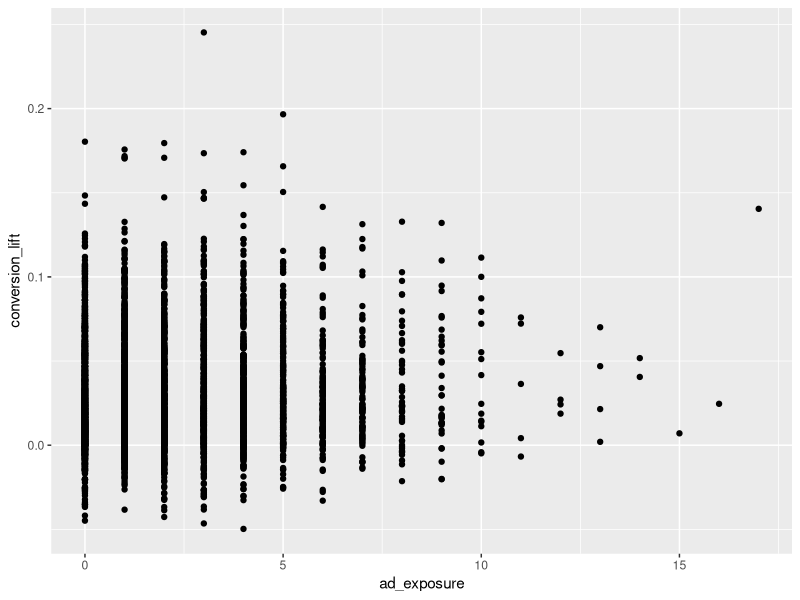
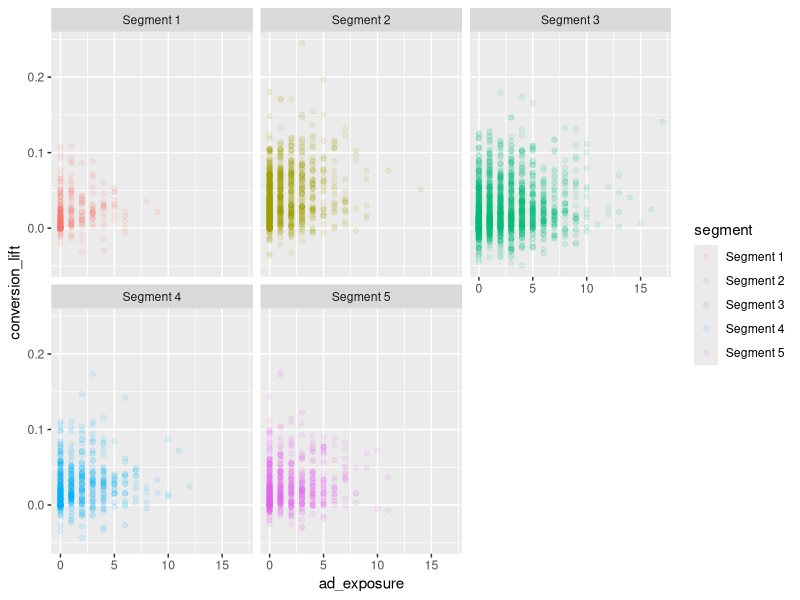
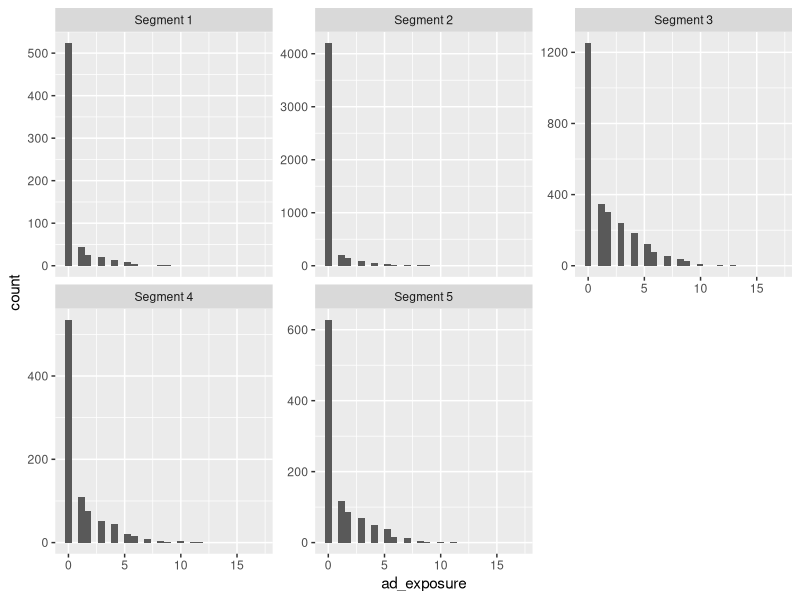
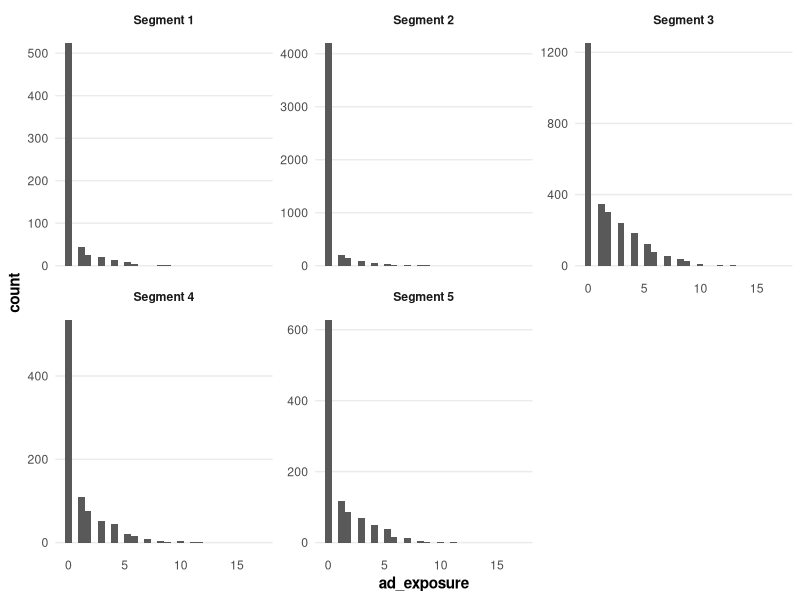
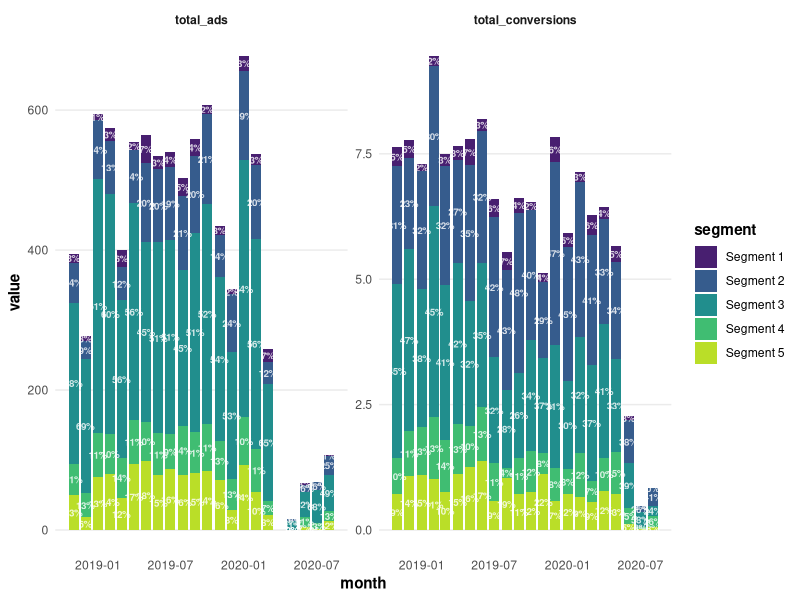
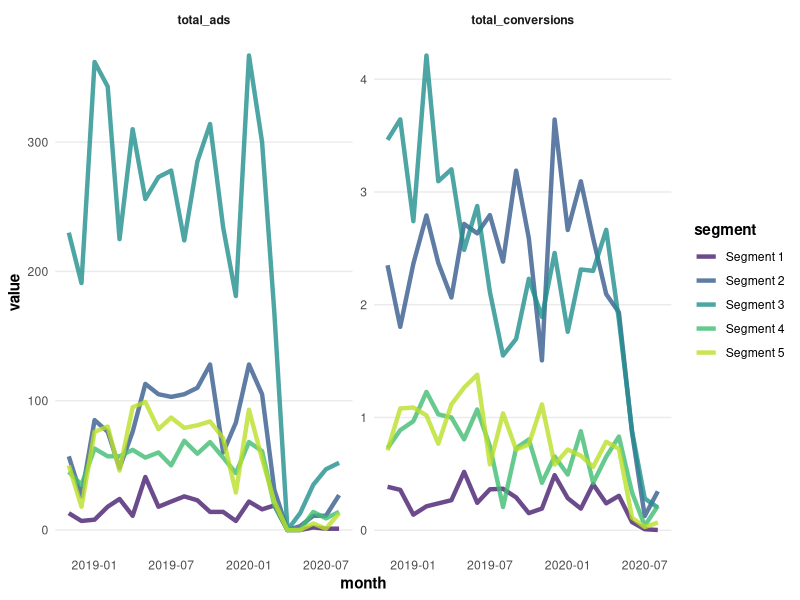
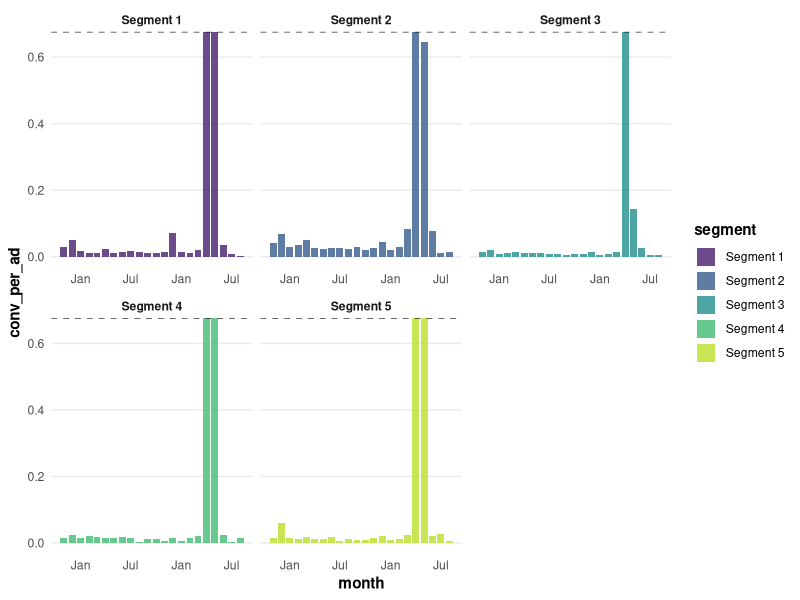
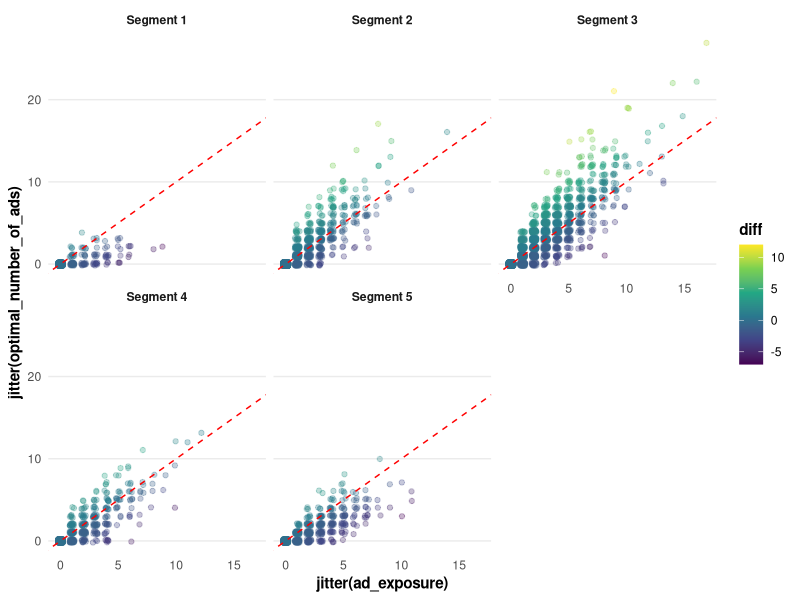

R code for these plots, in order:
## ---- chunk 1
# library(readr)
# library(dplyr)
# library(tidyr)
# library(ggplot2)
library(tidyverse)
library(scales)
library(viridis)

## ---- chunk 2
conversion <- read_csv("data/conversion.csv")

head(conversion)
## ---- chunk 3

p <- ggplot(data = conversion)

p + 
  geom_point(mapping = aes(x = ad_exposure, y = conversion_lift))

## ---- chunk 4
p + 
  geom_point(mapping = aes(x = ad_exposure, y = conversion_lift, color = segment), alpha = 0.1) + 
  facet_wrap(~segment)
## ---- chunk 5
p + 
  geom_histogram(aes(x = ad_exposure)) + 
  facet_wrap(~segment, scales = "free_y")
## ---- chunk 6
my_theme <- 
  theme_bw() + 
  theme(
    plot.title = ggplot2::element_text(face = "bold"), 
    axis.title = ggplot2::element_text(face = "bold"), 
    plot.caption = ggplot2::element_text(face = "italic"), 
    strip.background = ggplot2::element_blank(), 
    strip.text = ggplot2::element_text(face = "bold"), 
    panel.border = ggplot2::element_blank(), 
    axis.ticks = ggplot2::element_blank(), 
    panel.grid.minor.x = ggplot2::element_blank(), 
    panel.grid.major.x = ggplot2::element_blank(), 
    panel.grid.minor.y = ggplot2::element_blank(), 
    legend.title = ggplot2::element_text(face = "bold")
  )

p + 
  geom_histogram(aes(x = ad_exposure)) + 
  facet_wrap(~segment, scales = "free_y") + 
  my_theme
## ---- chunk 7
segment_over_time <- 
  conversion %>%
  group_by(month, segment) %>% 
  summarize(
    total_conversions = sum(conversion_lift), 
    total_ads = sum(ad_exposure)
  )

segment_over_time %>% 
  pivot_longer(cols = total_conversions:total_ads, names_to = "metric", values_to = "value") %>%
  group_by(month, metric) %>% 
  arrange(desc(segment)) %>% 
  mutate(
    pct = value / sum(value),
    label_pct = percent(pct, accuracy = 1),
    label_y = cumsum(value) - (value / 2)
  ) %>% 
  ggplot(aes(x = month, y = value, fill = segment)) +
  geom_bar(stat = "identity") + 
  geom_text(aes(y = label_y, label = percent(pct, accuracy = 1)), color = "#FFFFFF", alpha = 0.8, fontface = "bold", size = 2.5) + 
  scale_fill_manual(values = viridis(50)[seq(5, 50, by = 10)]) + 
  facet_wrap(~metric, scales = "free_y") + 
  my_theme


## ---- chunk 8
segment_over_time %>% 
  pivot_longer(cols = total_conversions:total_ads, names_to = "metric", values_to = "value") %>%
  ggplot(aes(x = month, y = value, color = segment)) +
  geom_line(size = 1.5, alpha = 0.8) + 
  scale_color_manual(values = viridis(50)[seq(5, 50, by = 10)]) + 
  facet_wrap(~metric, scales = "free_y") + 
  my_theme
## ---- chunk 9
segment_over_time %>% 
  group_by(segment) %>% 
  mutate(
    conv_per_ad = total_conversions / total_ads,
    avg_conv_per_ad = ifelse(month == as.Date("2019-01-01"), mean(conv_per_ad), NA)
  ) %>% 
  # pivot_longer(cols = total_conversions:total_ads, names_to = "metric", values_to = "value") %>%
  ggplot(aes(x = month, y = conv_per_ad, fill = segment)) +
  geom_bar(stat = "identity", size = 1.5, alpha = 0.8) + 
  geom_hline(aes(yintercept = avg_conv_per_ad), linetype = "dashed", alpha = 0.8) + 
  scale_fill_manual(values = viridis(50)[seq(5, 50, by = 10)]) + 
  scale_x_date(date_labels = "%b") + 
  facet_wrap(~segment, scales = "free_x") +
  my_theme
## ---- chunk 10
conversion %>% 
  mutate(
    diff = optimal_number_of_ads - ad_exposure
  ) %>% 
  ggplot(aes(x = jitter(ad_exposure), y = jitter(optimal_number_of_ads), color = diff)) + 
  geom_point(alpha = 0.3) + 
  geom_abline(intercept = 0, slope = 1, linetype = "dashed", color = "red") + 
  facet_wrap(~segment) + 
  scale_color_viridis_c() + 
  my_theme
## ---- chunk 11
conversion_summary <- 
  conversion %>% 
  mutate(
    diff = optimal_number_of_ads - ad_exposure
  ) %>% 
  group_by(segment) %>% 
  summarize(
    across(c(ad_exposure, optimal_number_of_ads, diff), sum), 
    n_customers = n_distinct(customer_id)
  ) %>% 
  ungroup() %>%
  mutate(
    avg_ads_per_cust = ad_exposure / n_customers, 
    opt_ads_per_cust = optimal_number_of_ads / n_customers
  )

conversion_summary

## ---- chunk 12
final_plot <- 
  conversion_summary %>%
  pivot_longer(cols = avg_ads_per_cust:opt_ads_per_cust) %>%
  mutate(
    diff_label = case_when(
      name == "opt_ads_per_cust" & diff > 0 ~ paste0("+", diff), 
      name == "opt_ads_per_cust" & diff < 0 ~ paste0(diff)
    ), 
    diff_sign = ifelse(diff > 0, "positive", "negative")
  ) %>%
  ggplot(aes(x = segment, y = value, fill = segment, alpha = name)) + 
  geom_bar(stat = "identity", position = "dodge") + 
  scale_fill_manual(values = viridis(50)[seq(5, 50, by = 10)], labels = paste0("Seg. ", 1:5)) + 
  scale_alpha_manual(values = c(0.6, 0.9), labels = c("2019 Average", "Optimal")) + 
  scale_color_manual(values = c("#FE5748", "#83C355")) + 
  guides(color = FALSE, fill = FALSE) + 
  my_theme + 
  theme(
    legend.position = "top"
  ) + 
  labs(x = "", y = "Ads per Customer", alpha = "", 
       title = "How many ads should our customers receive to maximize profit?")
  
final_plot

## ---- chunk 13
net_change_in_ads <- sum(conversion_summary$diff)

final_plot + 
  geom_text(aes(label = diff_label, color = diff_sign), fontface = "bold", vjust = -0.2, position = position_dodge(width = 0.9), show.legend = FALSE) + 
  geom_text(aes(label = number(value, accuracy = 0.1)), position = position_dodge(width = 0.9), fontface = "bold", color = "#FFFFFF", vjust = 1.3, show.legend = FALSE) + 
  annotate("text", x = "Segment 4", y = 2.3, size = 3, hjust = 0,
           label = paste0("We can maximize profit with a net\nincrease of +", net_change_in_ads, " ads reallocated\nacross our existing customer base.")) + 
  labs(subtitle = "Number above bar represents the total ads needed to get to optimal.")
